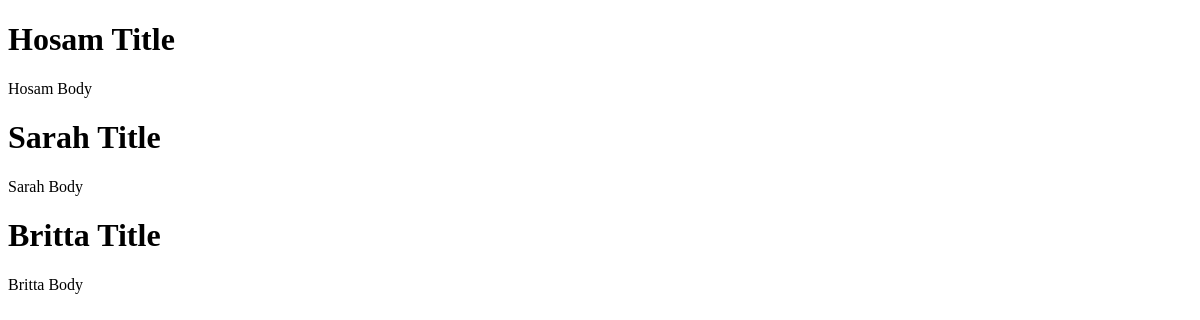
Before: / with the older database file.
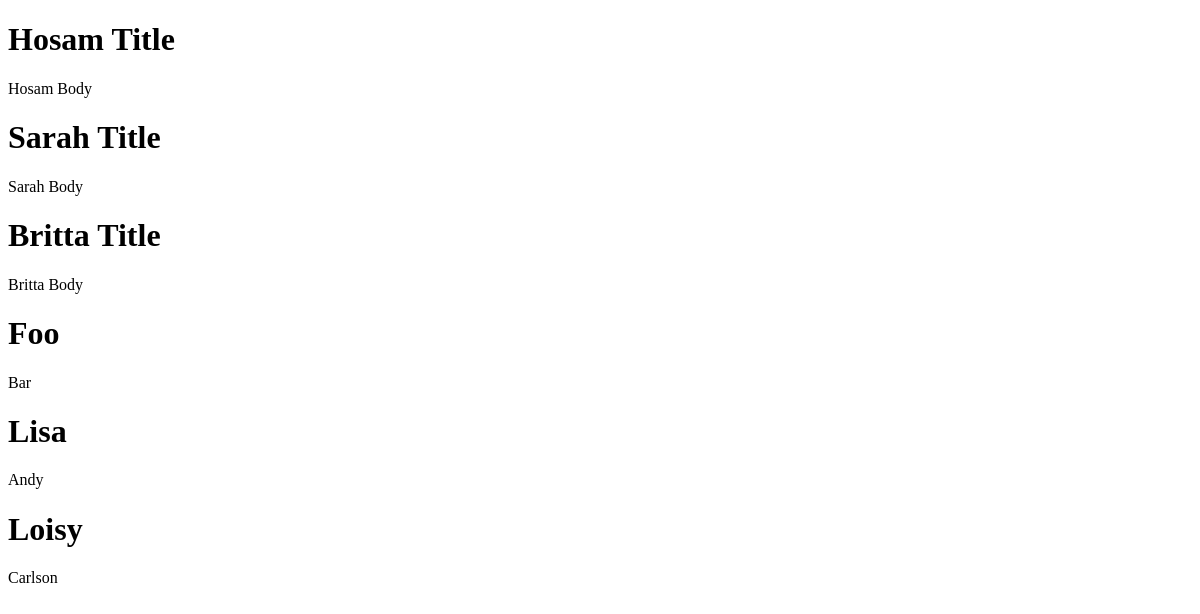
After: the same page with the newer database file.
### comments/models.py (models this page shows, shortened)
class Comment(models.Model):
  title = models.CharField(max_length=20)
  body = models.TextField()
  date_added = models.DateTimeField(default=timezone.now)
  class Meta:
    verbose_name_plural = "Comments"

### comments/views.py (the view)
# urls.py: path('', views.index, name='index'),
def index(request):
	comments = Comment.objects.all()
	context = {'comments': comments}
	return render(request, 'comments/index.html', context)

### comments/templates/comments/index.html (shortened to what this page needs)
<!DOCTYPE html>
<html>
<head>
</head>
<body>
	{% for comment in comments %}
	  <div>
	  	<h1>{{ comment.title }}</h1>
	  </div>
	  <div>
	  	<p>{{ comment.body }}</p>
	  </div>
	{% endfor %}
</body>
</html>

Changed rows visible on the page:
added Comment: title "Foo", body "Bar"
added Comment: title "Lisa", body "Andy"
added Comment: title "Loisy", body "Carlson"
